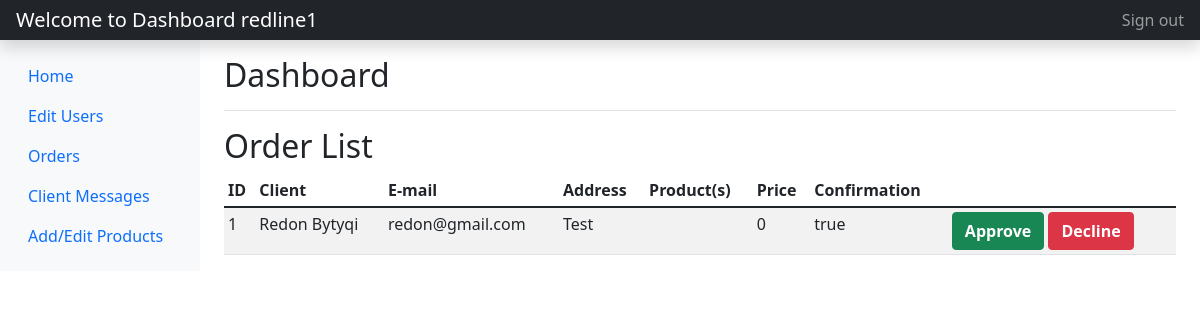
The app's page /ordersList.php (signed in), older data.
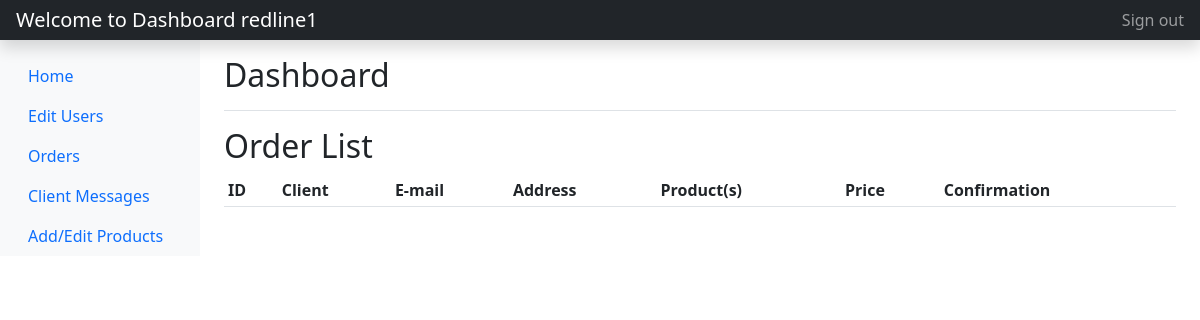
The same page, newer data.
### tables this page shows
CREATE TABLE `orders` (
  `id` int(10) NOT NULL,
  `userid` int(10) NOT NULL,
  `client` varchar(255) NOT NULL,
  `email` varchar(255) NOT NULL,
  `address` varchar(555) NOT NULL,
  `productname` varchar(255) NOT NULL,
  `price` float NOT NULL,
  `approve` varchar(255) NOT NULL
);

### ordersList.php (the view, shortened to what this page needs)
<?php
    include_once('config.php');
    if ($_SESSION['isadmin'] == 'true') {
      $sql = "SELECT orders.*, login.username FROM orders INNER JOIN login ON orders.userid = login.id";
  } else {
      $userid = $_SESSION['id'];
      $sql = "SELECT orders.*, login.username FROM orders INNER JOIN login ON orders.userid = login.id WHERE orders.userid = :userid";
  }
  $selectProducts = $conn->prepare($sql);
  $selectProducts->execute();
  $products_data = $selectProducts->fetchAll();
 ?>
 <!DOCTYPE html>
 <html>
 <head>
 	<link href="https://cdn.jsdelivr.net/npm/bootstrap@5.1.3/dist/css/bootstrap.min.css" rel="stylesheet">
 </head>
 <body>
 <header class="navbar navbar-dark sticky-top bg-dark flex-md-nowrap p-0 shadow">
  <a class="navbar-brand col-md-3 col-lg-2 me-0 px-3" href="#"><?php echo "Welcome to Dashboard ".$_SESSION['username']; ?></a>
  <div class="navbar-nav">
    <div class="nav-item text-nowrap">
      <a class="nav-link px-3" href="logout.php">Sign out</a>
    </div>
  </div>
</header>
<div class="container-fluid">
  <div class="row">
    <nav id="sidebarMenu" class="col-md-3 col-lg-2 d-md-block bg-light sidebar collapse">
      <div class="position-sticky pt-3">
        <ul class="nav flex-column">
           <?php if ($_SESSION['isadmin'] == 'true') { ?>
            <li class="nav-item">
              <a class="nav-link" href="project.php">
                Home
              </a>
            </li>
          <li class="nav-item">
            <a class="nav-link active" aria-current="page" href="dashboard.php">
              Edit Users
            </a>
          </li>
          <li class="nav-item">
            <a class="nav-link active" aria-current="page" href="ordersList.php">
              Orders
            </a>
          </li>
          <li class="nav-item">
            <a class="nav-link active" aria-current="page" href="messagesDashboard.php">
              Client Messages
            </a>
          </li>
          <li class="nav-item">
            <a class="nav-link active" aria-current="page" href="editProducts.php">
              Add/Edit Products
            </a>
          </li>
        </ul>
      <?php
      } ?>
      </div>
    </nav>
    <main class="col-md-9 ms-sm-auto col-lg-10 px-md-4">
      <div class="d-flex justify-content-between flex-wrap flex-md-nowrap align-items-center pt-3 pb-2 mb-3 border-bottom">
        <h1 class="h2">Dashboard</h1>
      </div>
      <h2>Order List</h2>
<div class="table-responsive">
  <table class="table table-striped table-sm">
    <thead>
      <tr>
        <th scope="col">ID</th>
        <th scope="col">Client</th>
        <th scope="col">E-mail</th>
        <th scope="col">Address</th>
        <th scope="col">Product(s)</th>
        <th scope="col">Price</th>
        <th scope="col">Confirmation</th>
      </tr>
    </thead>
    <tbody>
      <?php foreach ($products_data as $product_data) { ?>
        <tr>
          <td><?php echo $product_data['id']; ?></td>
          <td><?php echo $product_data['client']; ?></td>
          <td><?php echo $product_data['email']; ?></td>
          <td><?php echo $product_data['address']; ?></td>
          <td><?php echo $product_data['productname']; ?></td>
          <td><?php echo $product_data['price']; ?></td>
          <td><?php echo $product_data['approve']; ?></td>
          <?php if ($_SESSION['isadmin'] == 'true') { ?>
            <td>
              <button class="btn btn-success">
                <a href="approve.php?id=<?= $product_data['id'];?>" style="text-decoration:none; color:white; font-weight:bold;">Approve</a>
              </button>
              <button class="btn btn-danger">
                <a href="decline.php?id=<?= $product_data['id'];?>" style="text-decoration:none; color:white; font-weight:bold;">Decline</a>
              </button>
            </td>
          <?php } ?>
        </tr>
      <?php } ?>
    </tbody>
  </table>
</div>
    </main>
  </div>
</div>
  </body>
</html>
 </body>
 </html>

Row changes from the older to the newer data that the page shows:
removed orders: id "1", client "Redon Bytyqi", email "redon@gmail.com", address "Test", price "0", approve "true"
